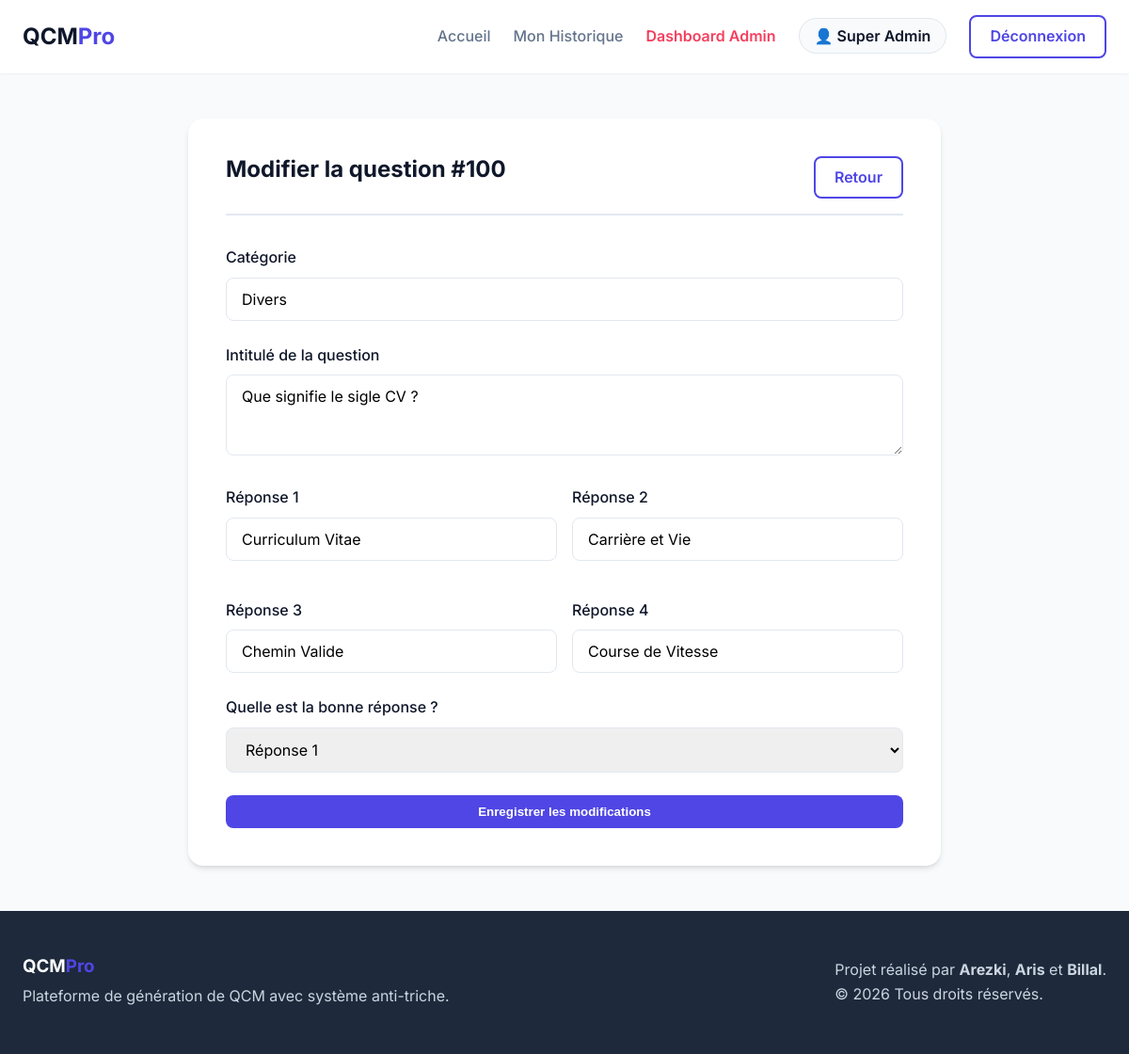
Screenshot of /admin/question_edit.php?id=100 (signed in) with the database file from the repository.
### tables this page shows
CREATE TABLE IF NOT EXISTS questions (
    id INT PRIMARY KEY AUTO_INCREMENT,
    question TEXT NOT NULL,
    reponse1 VARCHAR(255) NOT NULL,
    reponse2 VARCHAR(255) NOT NULL,
    reponse3 VARCHAR(255) NOT NULL,
    reponse4 VARCHAR(255) NOT NULL,
    bonne_reponse INT NOT NULL,
    categorie VARCHAR(255) DEFAULT 'Général'
);

### admin/question_edit.php (the view, shortened to what this page needs)
<?php
require_once '../commun/includes/db.php';
$id = (int)$_GET['id'];
$result = mysqli_query($conn, "SELECT * FROM questions WHERE id = $id");
$question_data = mysqli_fetch_assoc($result);
require_once '../commun/includes/header.php';
?>
<div class="container">
    <div class="form-container max-w-800">
        <div class="qcm-header">
            <h2>Modifier la question #<?php echo $id; ?></h2>
            <a href="questions.php" class="btn btn-outline">Retour</a>
        </div>
        <form method="POST" action="">
            <div class="form-group">
                <label for="categorie">Catégorie</label>
                <input type="text" id="categorie" name="categorie" class="form-control" value="<?php echo htmlspecialchars($_POST['categorie'] ?? $question_data['categorie']); ?>" required>
            </div>
            <div class="form-group">
                <label for="question">Intitulé de la question</label>
                <textarea id="question" name="question" class="form-control" rows="3" required><?php echo htmlspecialchars($_POST['question'] ?? $question_data['question']); ?></textarea>
            </div>
            <div class="grid-2">
                <div class="form-group">
                    <label for="reponse1">Réponse 1</label>
                    <input type="text" id="reponse1" name="reponse1" class="form-control" value="<?php echo htmlspecialchars($_POST['reponse1'] ?? $question_data['reponse1']); ?>" required>
                </div>
                <div class="form-group">
                    <label for="reponse2">Réponse 2</label>
                    <input type="text" id="reponse2" name="reponse2" class="form-control" value="<?php echo htmlspecialchars($_POST['reponse2'] ?? $question_data['reponse2']); ?>" required>
                </div>
                <div class="form-group">
                    <label for="reponse3">Réponse 3</label>
                    <input type="text" id="reponse3" name="reponse3" class="form-control" value="<?php echo htmlspecialchars($_POST['reponse3'] ?? $question_data['reponse3']); ?>" required>
                </div>
                <div class="form-group">
                    <label for="reponse4">Réponse 4</label>
                    <input type="text" id="reponse4" name="reponse4" class="form-control" value="<?php echo htmlspecialchars($_POST['reponse4'] ?? $question_data['reponse4']); ?>" required>
                </div>
            </div>
            <div class="form-group">
                <label for="bonne_reponse">Quelle est la bonne réponse ?</label>
                <?php $br = isset($_POST['bonne_reponse']) ? $_POST['bonne_reponse'] : $question_data['bonne_reponse']; ?>
                <select id="bonne_reponse" name="bonne_reponse" class="form-control" required>
                    <option value="1" <?php echo $br == 1 ? 'selected' : ''; ?>>Réponse 1</option>
                </select>
            </div>
            <button type="submit" class="btn btn-primary btn-w100">Enregistrer les modifications</button>
        </form>
    </div>
</div>
<?php require_once '../commun/footer.php'; ?>

### commun/assets/css/style.css (style rules this page uses)
:root { --primary-color: #4f46e5; --primary-hover: #4338ca; --secondary-color: #0ea5e9; --accent-color: #f43f5e; --success-color: #10b981; --danger-color: #ef4444; --bg-color: #f8fafc; --card-bg: #ffffff; --text-main: #0f172a; --text-muted: #64748b; --border-color: #e2e8f0; --radius-md: 0.5rem; --radius-lg: 1rem; --shadow-sm: 0 1px 2px 0 rgb(0 0 0 / 0.05); --shadow-md: 0 4px 6px -1px rgb(0 0 0 / 0.1), 0 2px 4px -2px rgb(0 0 0 / 0.1); --shadow-lg: 0 10px 15px -3px rgb(0 0 0 / 0.1), 0 4px 6px -4px rgb(0 0 0 / 0.1); }
* { margin: 0; padding: 0; box-sizing: border-box; }
body { font-family: 'Inter', -apple-system, BlinkMacSystemFont, 'Segoe UI', Roboto, Helvetica, Arial, sans-serif; background-color: var(--bg-color); color: var(--text-main); line-height: 1.6; display: flex; flex-direction: column; min-height: 100vh; }
.container { width: 100%; max-width: 1200px; margin: 0 auto; padding: 0 1.5rem; }
h1, h2, h3, h4 { font-weight: 700; line-height: 1.2; margin-bottom: 1rem; }
a { color: var(--primary-color); text-decoration: none; transition: color 0.2s; }
.btn { display: inline-block; padding: 0.5rem 1.25rem; border-radius: var(--radius-md); font-weight: 600; text-align: center; cursor: pointer; transition: all 0.2s ease; border: 2px solid transparent; }
.btn-primary { background-color: var(--primary-color); color: white !important; }
.btn-outline { background-color: transparent; border-color: var(--primary-color); color: var(--primary-color) !important; }
.form-container { max-width: 500px; margin: 0 auto; background-color: var(--card-bg); padding: 2.5rem; border-radius: var(--radius-lg); box-shadow: var(--shadow-md); }
.form-group { margin-bottom: 1.5rem; }
.form-group label { display: block; font-weight: 500; margin-bottom: 0.5rem; color: var(--text-main); }
.form-control { width: 100%; padding: 0.75rem 1rem; border: 1px solid var(--border-color); border-radius: var(--radius-md); font-size: 1rem; font-family: inherit; transition: border-color 0.2s, box-shadow 0.2s; }
.qcm-header { display: flex; justify-content: space-between; align-items: center; margin-bottom: 2rem; padding-bottom: 1rem; border-bottom: 2px solid var(--border-color); }
.max-w-800 { max-width: 800px; }
.grid-2 { display: grid; grid-template-columns: 1fr 1fr; gap: 1rem; }
.btn-w100 { width: 100%; }

### rows the page displays
questions: categorie "Divers", question "Que signifie le sigle CV ?", reponse1 "Curriculum Vitae", reponse2 "Carrière et Vie", reponse3 "Chemin Valide", reponse4 "Course de Vitesse", bonne_reponse "Réponse 1"

### other values shown
$_SESSION['prenom'] . ' ' . $_SESSION['nom'] "Super Admin"
$id "100"
